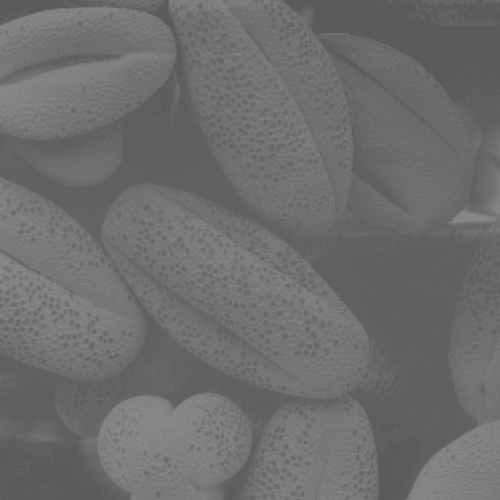
#> input picture assignment/Figure1.tif, 500 x 500 px
$ jupyter execute --allow-errors assignment_code.ipynb   (older library calls are emulated)
#> lines starting #> are read from the running program, lines starting #| are printed output that depends on the picture; after the words box and inside, x2 and y2 are one past the last pixel; in counts of white or black regions, pixels touching at a corner belong together
[cell 1]
import numpy as np
import cv2
from matplotlib import pyplot as plt

# Q1.HISTOGRAM EQUALIZATION

[cell 2]
fig1=cv2.imread("Figure1.tif")
#> fig1 is the input picture: shape (500, 500, 3); min 91, max 138, mean 109.1
F1=cv2.cvtColor(fig1,cv2.COLOR_BGR2GRAY)
plt.imshow(fig1)
plt.show

[cell 3]
H1=cv2.equalizeHist(F1)
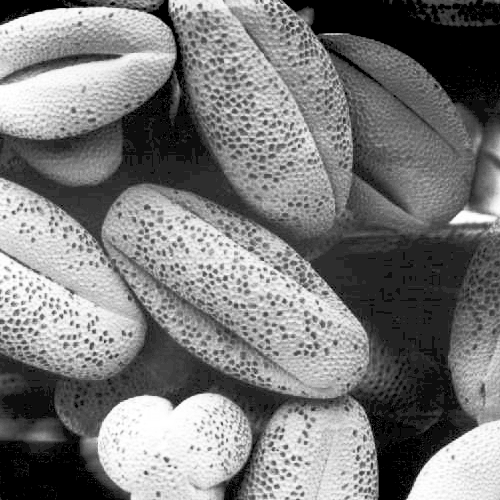
#> H1: shape (500, 500); min 0, max 255, mean 122.7
plot1=np.hstack((F1,H1))
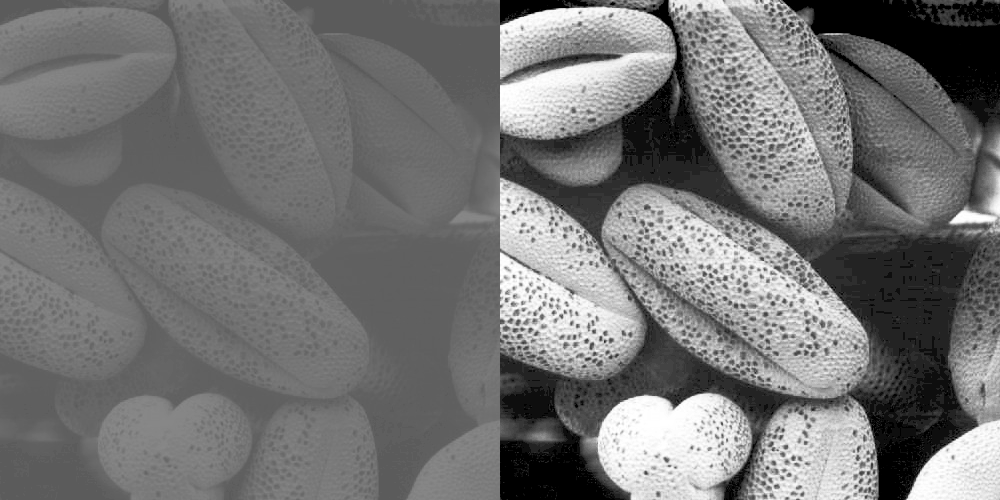
#> plot1: shape (500, 1000); min 0, max 255, mean 115.9
plt.imshow(plot1)

[cell 4]
fig2=cv2.imread("Figure2.tif")
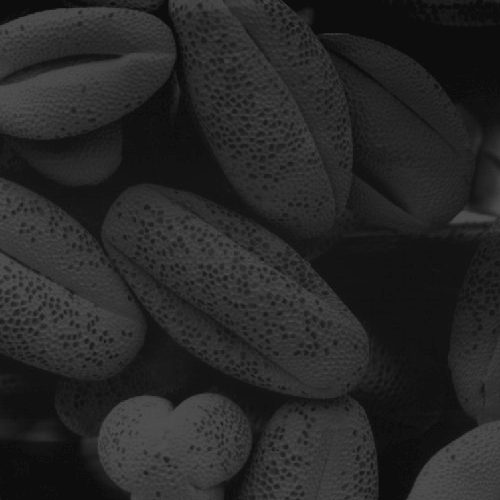
#> input picture assignment/Figure2.tif, 500 x 500 px
#> fig2 is the input picture: shape (500, 500, 3); min 13, max 83, mean 38.7
F2=cv2.cvtColor(fig2,cv2.COLOR_BGR2GRAY)
plt.imshow(fig2)
plt.show

[cell 5]
H2=cv2.equalizeHist(F2)
plot2=np.hstack((F2,H2))
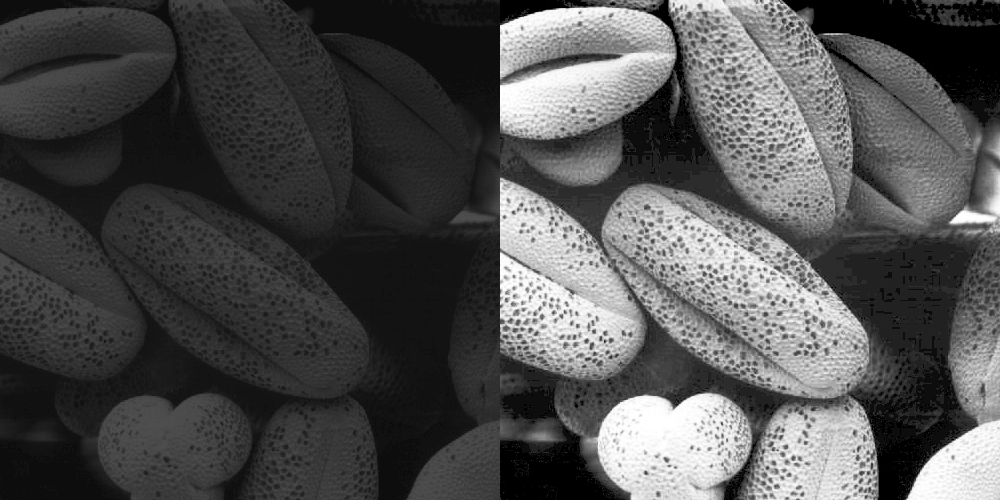
#> plot2: shape (500, 1000); min 0, max 255, mean 80.1
plt.imshow(plot2)

# Q2.RICE DETECTION

[cell 6]
fig3=cv2.imread("Figure3.tif")
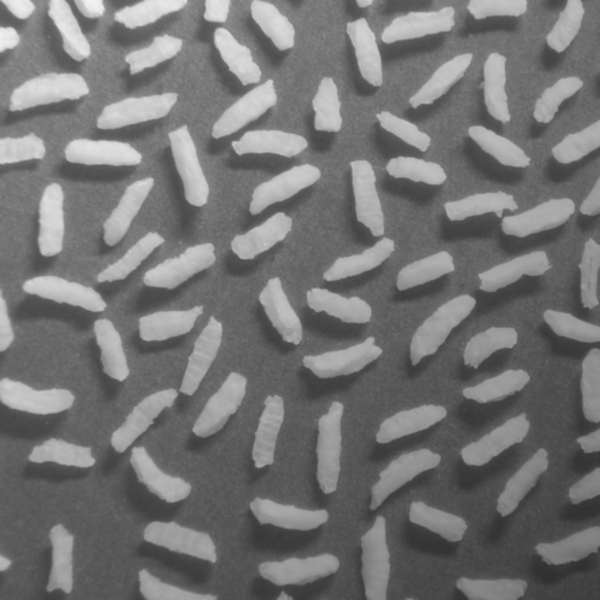
#> input picture assignment/Figure3.tif, 600 x 600 px
#> fig3 is the input picture: shape (600, 600, 3); min 47, max 243, mean 116.4
F3=cv2.cvtColor(fig3,cv2.COLOR_BGR2HSV)
#> F3: shape (600, 600, 3); mean H, S, V 0, 0, 116.4
plt.imshow(fig3)
plt.show()
plt.imshow(F3)
plt.show()

[cell 7]
# define range of white color in HSV
white1=np.array([0,0,135])
white2=np.array([50,60,255])

# Threshold the HSV image to get only WHITE colors
mask = cv2.inRange(F3, white1, white2)
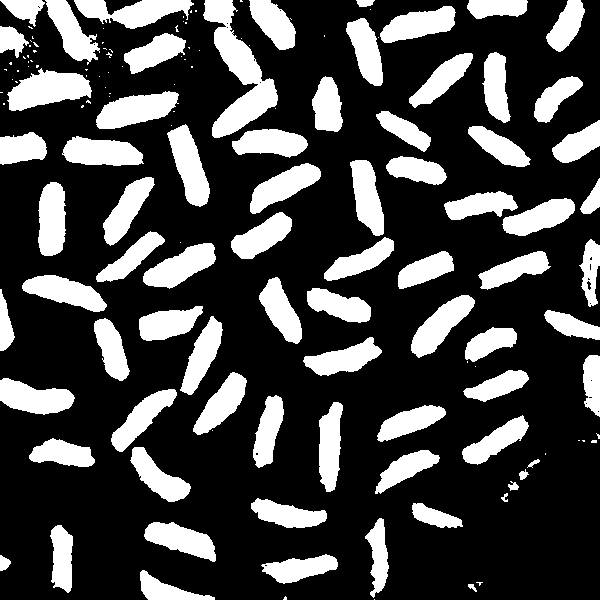
#> mask: shape (600, 600); 26.9% white; 144 white regions (68 under 20 px), largest, box (x1, y1, x2, y2) and area: (203, 0, 278, 138) 4021, (7, 68, 92, 111) 2248, (96, 91, 179, 129) 1981

# Bitwise-AND mask and original image
res = cv2.bitwise_and(F3,F3, mask= mask)
#> res: shape (600, 600, 3); mean H, S, V 0, 0, 46.5

plt.imshow(F3)
plt.show()
plt.imshow(mask)
plt.show()
plt.imshow(res)
plt.show()

# Q3.Gradient

[cell 8]
fig4=cv2.imread("Figure4.tif")
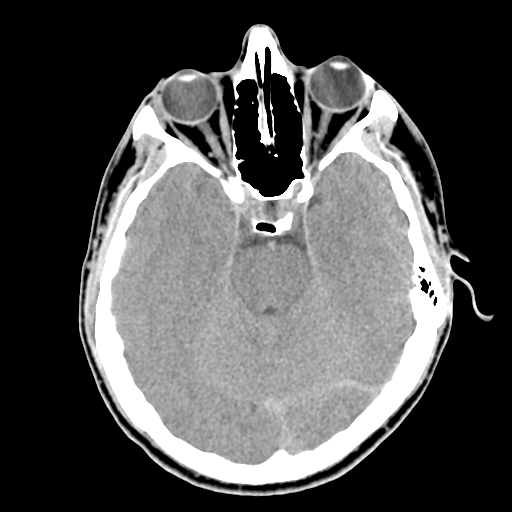
#> input picture assignment/Figure4.tif, 512 x 512 px
#> fig4 is the input picture: shape (512, 512, 3); min 0, max 255, mean 80.4
F4=cv2.cvtColor(fig4,cv2.COLOR_BGR2HSV)
#> F4: shape (512, 512, 3); mean H, S, V 0, 0, 80.4
plt.imshow(fig4)
plt.show

[cell 9]
F4=cv2.Laplacian(fig4,cv2.CV_64F)
plt.imshow(F4)
plt.show()

# Q4.SAVE IMAGE

[cell 10]
image = cv2.imread('figure1.tif')
image_gray = cv2.cvtColor(image, cv2.COLOR_BGR2GRAY)
plt.imshow(image_gray)
plt.savefig('/Users/yashgupta/Desktop/image_gray.png')

# Q5.IMAGE DETECTION

[cell 11]
People=cv2.imread('people.tif')
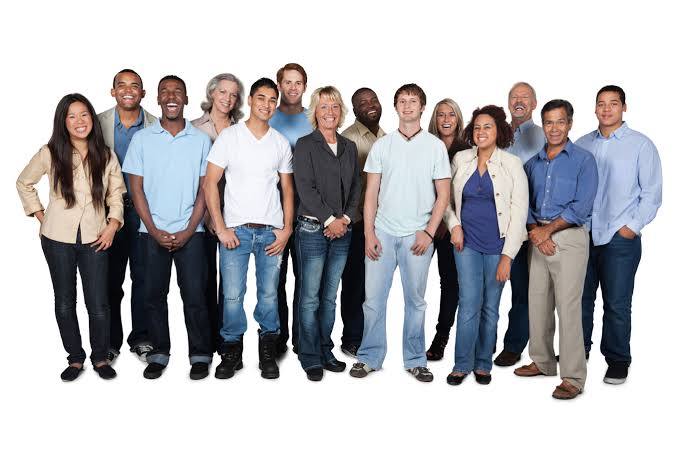
#> input picture assignment/people.tif, 678 x 452 px
#> People is the input picture: shape (452, 678, 3); mean B, G, R 185, 181.7, 182.5
plt.imshow(People)

[cell 12]
import cvlib as cv
from cvlib.object_detection import draw_bbox

#> (the rest of this cell did not finish here and is left out)

[cell 13]
plt.imshow(People)

# Q7.HISTOGRAM

[cell 14]
plt.imshow(fig1)

[cell 15]
plt.hist(fig1.ravel(),256,[0,256]); plt.show()

[cell 16]
street=cv2.imread('color.tif')
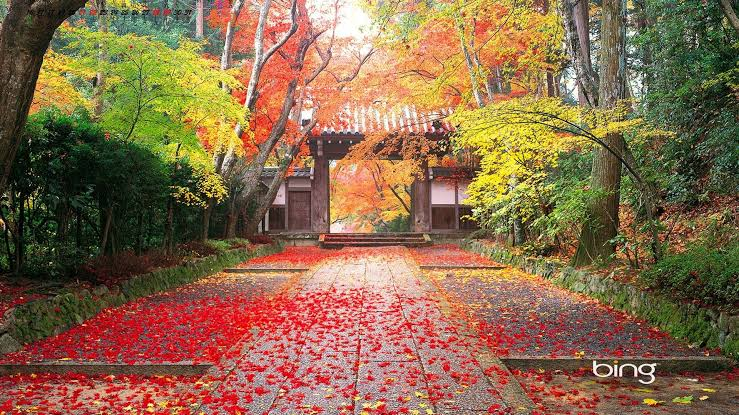
#> input picture assignment/color.tif, 739 x 415 px
#> street is the input picture: shape (415, 739, 3); mean B, G, R 75.3, 106.4, 137.7
plt.imshow(street)

[cell 17]
plt.hist(street.ravel(),256,[0,256]); plt.show()

[cell 18]
#bgr histogram
color = ('b','g','r')
for i,col in enumerate(color):
    histr = cv2.calcHist([street],[i],None,[256],[0,256])
    plt.plot(histr,color = col)
    plt.xlim([0,256])
plt.show()
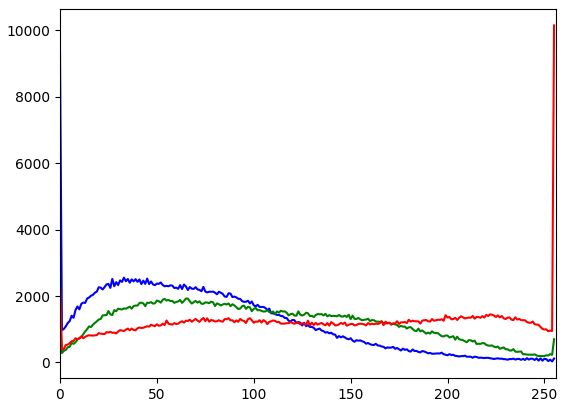
#> figure drawn by matplotlib, 1 panel; curve peaks at x = 0, y = 9327; curve peaks at x = 65, y = 1923; curve peaks at x = 255, y = 10153
